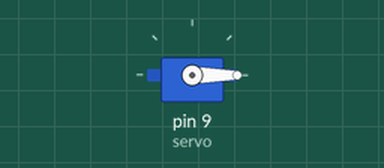
This sketch was run on a simulated Arduino Uno, built with avr-gcc and run on an emulated ATmega328P. Parts: servo.

Above: at 1.2 s.
Timing chart, 0 to 2.7 s (numbered marks = the images above):
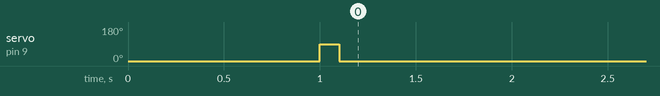

The sketch:

test2.ino
```cpp
#include <Servo.h>

Servo servo;

const int del = 100;

void setup() {
  servo.attach(9);
  servo.write(0);
  delay(1000);
  servo.write(90);
  delay(del);
  servo.write(0);
}

void loop() {
}
```
